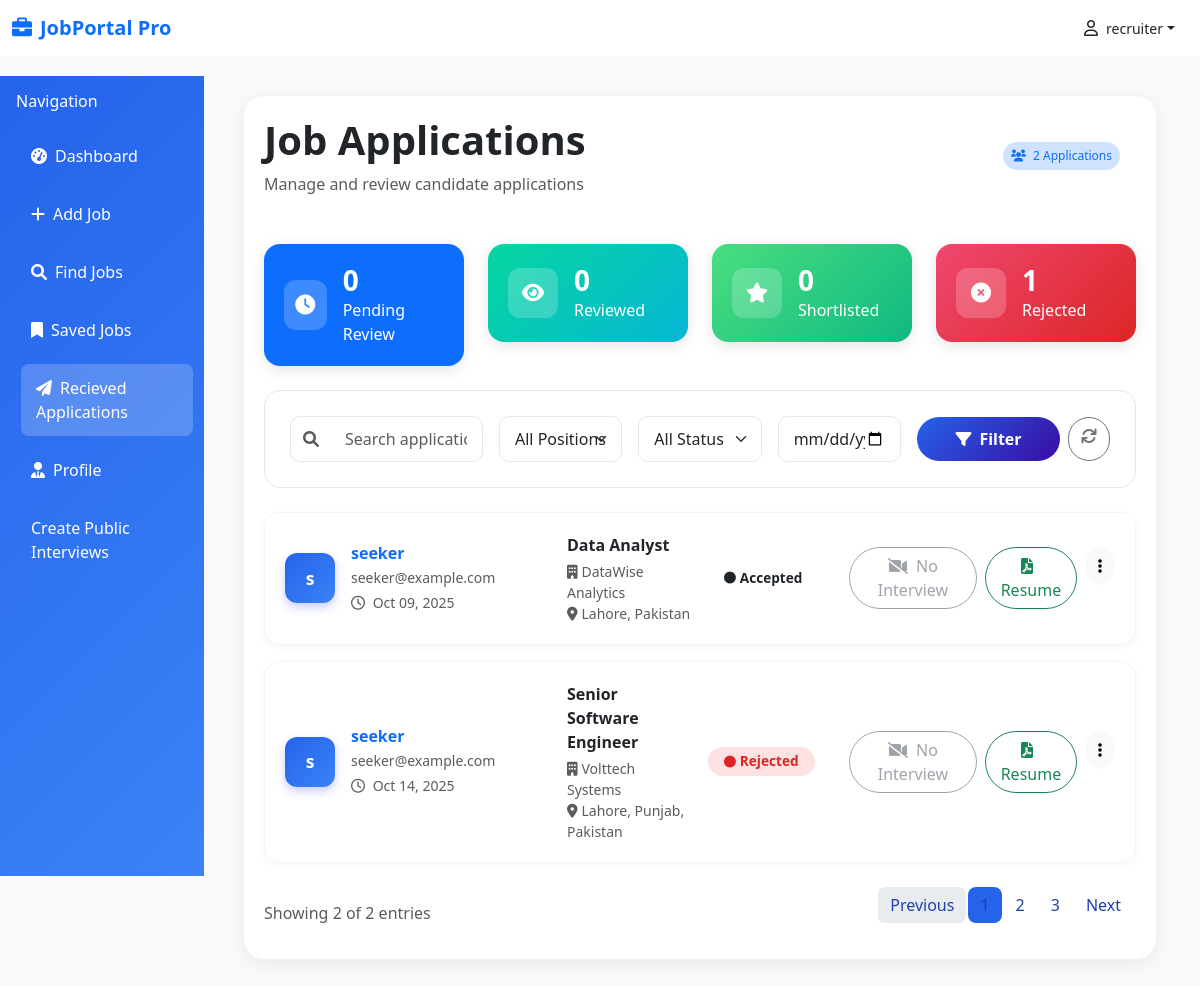
Page /get-applicant (signed in) on the earlier database version.
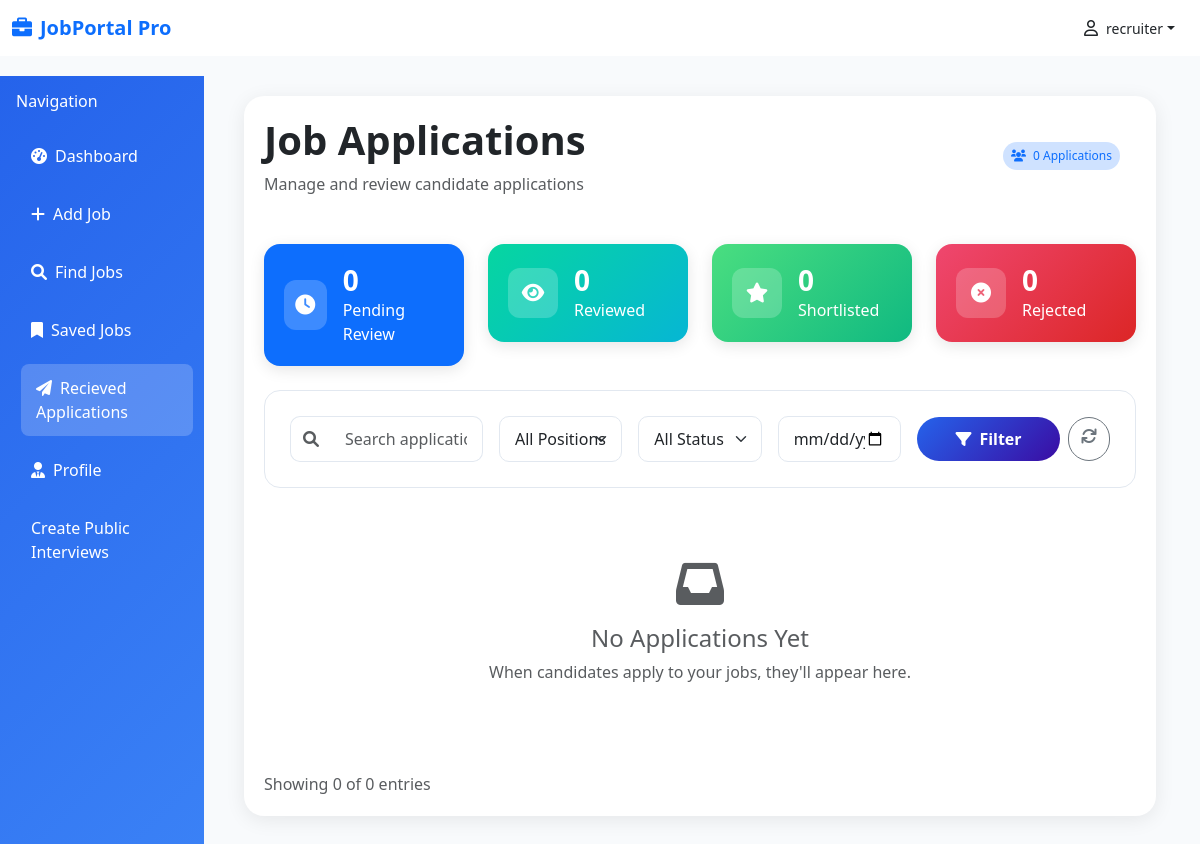
Same page on the later database version.
### database/models.py (models this page shows)
class Applicant(Base):
    __tablename__="applicants"
    id = Column(Integer(), primary_key=True)
    number = Column(String(256), nullable=False)
    email = Column(String(256), nullable=True)
    address = Column(String(256), nullable=False)
    applicant = Column(Integer(), ForeignKey('users.id'))
    applied_for = Column(Integer(), ForeignKey('job.id'))
    applied_time = Column(DateTime, default = datetime.utcnow)
    interview_time = Column(DateTime, nullable=True)
    resume = Column(String(256), nullable=False)
    status = Column(String(256), nullable=False, default="pending")
    user = relationship("User", backref=backref("applicants", cascade='all, delete-orphan'))
    job = relationship("Job", backref=backref("applicants", cascade='all, delete-orphan'))

class User(Base):
    __tablename__ = "users"
    id = Column(Integer(), primary_key=True)
    name = Column(String(256), nullable=False)
    email = Column(String(256), nullable=False)
    password = Column(String(256), nullable=False)
    is_recruiter = Column(Boolean, default=False)

class Job(Base):
    __tablename__ = "job"
    id = Column(Integer, primary_key=True, index=True)
    link = Column(String, nullable=True)
    logo = Column(String, nullable=True)
    title = Column(String, nullable=False)
    company = Column(String, nullable=True)
    location = Column(String, nullable=True)
    salary = Column(String, nullable=True)
    description = Column(Text, nullable=True)
    responsibilities = Column(Text, nullable=True)
    requirements = Column(Text, nullable=True)
    skills = Column(JSON, nullable=True)
    seniority_level = Column(String, nullable=True)
    employment_type = Column(String, nullable=True)
    job_function = Column(String, nullable=True)
    industry = Column(String, nullable=True)
    posted_on = Column(String, nullable=True)
    source = Column(String, nullable=False)
    created_at = Column(DateTime, default=datetime.utcnow)
    user_id = Column(Integer(), ForeignKey('users.id'))
    user = relationship("User", backref=backref("job", cascade='all, delete-orphan'))

### apps/dashboard/dashboard.py (the view)
@dashboard_router.get("/get-applicant", response_model=List[ApplicantResponse])
async def get_applicants(
    request: Request,
    search: str = None,
    position: str = None,
    status: str = None,
    interview: str = None,
    date: str = None,
    db: Session = Depends(get_db),
    current_user = Depends(get_current_user)
):
    if current_user.is_recruiter:
        jobs = db.query(Job.id).filter_by(user_id=current_user.id).subquery()
        applicants = db.query(Applicant).filter(Applicant.applied_for.in_(jobs)).all()
        return templates.TemplateResponse("getapplicants.html", {
            "current_user": current_user,
            "request": request,
            "applicants": applicants,
            "search_query": search,
            "position_query": position,
            "status_query": status,
            "interview_query": interview,
            "date_query": date
        })

### templates/getapplicants.html (shortened to what the changed rows need)
{% extends 'base.html' %}
{% block csslink %}
<link rel="stylesheet" href="{{ url_for('static', path='css/getapplicants.css') }}">
{% endblock %}
{% block content %}
<div class="col-md-9 col-lg-10">
    <div class="container-fluid">
        <div class="main-content">
            <div class="d-flex justify-content-between align-items-center mb-5">
                <div>
                    <h1 class="mb-2 fw-bold">Job Applications</h1>
                </div>
                <div class="d-flex align-items-center">
                    <div class="me-3">
                        <span class="badge bg-primary-subtle text-primary rounded-pill p-2">
                            <i class="fas fa-users me-1"></i> {{ applicants|length }} Applications
                        </span>
                    </div>
                </div>
            </div>
            <div class="row mb-4">
                {% set status_counts = {} %}
                {% for applicant in applicants %}
                {% if applicant.status not in status_counts %}
                {% set _ = status_counts.update({applicant.status: 1}) %}
                {% else %}
                {% set _ = status_counts.update({applicant.status: status_counts[applicant.status] + 1}) %}
                {% endif %}
                {% endfor %}
                <div class="col-md-3">
                    <div class="stats-card bg-danger rounded-4">
                        <div class="d-flex align-items-center">
                            <div>
                                <h3 class="mb-0 fw-bold">{{ status_counts.get('rejected', 0) }}</h3>
                                <p class="mb-0">Rejected</p>
                            </div>
                        </div>
                    </div>
                </div>
            </div>
                            {% set unique_jobs = [] %}
            <div class="applications-list">
                {% set filtered_applicants = applicants %}
                {% if search_query %}
                {% set search_term = search_query.lower() %}
                {% set temp_filtered = [] %}
                {% for applicant in filtered_applicants %}
                {% if applicant.user and applicant.user.name and applicant.user.name.lower().find(search_term) != -1 %}
                {% set _ = temp_filtered.append(applicant) %}
                {% elif applicant.user and applicant.user.email and applicant.user.email.lower().find(search_term) != -1
                %}
                {% set _ = temp_filtered.append(applicant) %}
                {% elif applicant.number and applicant.number.find(search_query) != -1 %}
                {% set _ = temp_filtered.append(applicant) %}
                {% elif applicant.job and applicant.job.title and applicant.job.title.lower().find(search_term) != -1 %}
                {% set _ = temp_filtered.append(applicant) %}
                {% elif applicant.job and applicant.job.company and applicant.job.company.lower().find(search_term) !=
                -1 %}
                {% set _ = temp_filtered.append(applicant) %}
                {% endif %}
                {% endfor %}
                {% set filtered_applicants = temp_filtered %}
                {% endif %}
                {% if position_query %}
                {% set temp_filtered = [] %}
                {% for applicant in filtered_applicants %}
                {% if applicant.job and applicant.job.title == position_query %}
                {% set _ = temp_filtered.append(applicant) %}
                {% endif %}
                {% endfor %}
                {% set filtered_applicants = temp_filtered %}
                {% endif %}
                {% if status_query %}
                {% set temp_filtered = [] %}
                {% for applicant in filtered_applicants %}
                {% if applicant.status == status_query %}
                {% set _ = temp_filtered.append(applicant) %}
                {% endif %}
                {% endfor %}
                {% set filtered_applicants = temp_filtered %}
                {% endif %}
                {% if interview_query %}
                {% set temp_filtered = [] %}
                {% for applicant in filtered_applicants %}
                {% if interview_query == 'has_interview' and applicant.interview %}
                {% set _ = temp_filtered.append(applicant) %}
                {% elif interview_query == 'no_interview' and not applicant.interview %}
                {% set _ = temp_filtered.append(applicant) %}
                {% elif interview_query == 'passed' and applicant.interview and applicant.interview.status == 'pass' %}
                {% set _ = temp_filtered.append(applicant) %}
                {% elif interview_query == 'failed' and applicant.interview and applicant.interview.status == 'fail' %}
                {% set _ = temp_filtered.append(applicant) %}
                {% endif %}
                {% endfor %}
                {% set filtered_applicants = temp_filtered %}
                {% endif %}
                {% for applicant in filtered_applicants %}
                <div class="application-card rounded-4 mb-3">
                    <div class="row g-3 align-items-center">
                        <div class="col-lg-4">
                            <a href="{{url_for('applicant_detail', applicant_id=applicant.id)}}"
                                class="text-decoration-none d-flex align-items-center">
                                <div class="applicant-avatar me-3">
                                    {% if applicant.user and applicant.user.name %}
                                    {{ applicant.user.name.split() | map('first') | join }}
                                    {% else %}
                                    {{ applicant.email[0] | upper if applicant.email else 'U' }}
                                    {% endif %}
                                </div>
                                <div>
                                    <h6 class="mb-1 fw-semibold">
                                        {% if applicant.user and applicant.user.name %}
                                        {{ applicant.user.name }}
                                        {% else %}
                                        {{ applicant.email if applicant.email else 'Unknown User' }}
                                        {% endif %}
                                    </h6>
                                    <p class="text-muted mb-1 small">{{ applicant.user.email if applicant.user and
                                        applicant.user.email else applicant.email }}</p>
                                    <div class="d-flex align-items-center gap-2">
                                        <small class="text-muted">
                                            <i class="far fa-clock me-1"></i>
                                            {{ applicant.applied_time.strftime("%b %d, %Y") }}
                                        </small>
                                    </div>
                                </div>
                            </a>
                        </div>
                        <div class="col-lg-2">
                            <div class="d-flex flex-column">
                                <strong class="mb-1">{{ applicant.job.title if applicant.job else 'No Job' }}</strong>
                                {% if applicant.job %}
                                <small class="text-muted">
                                    <i class="fas fa-building me-1"></i>{{ applicant.job.company if
                                    applicant.job.company else 'N/A' }}
                                </small>
                                <small class="text-muted">
                                    <i class="fas fa-map-marker-alt me-1"></i>{{ applicant.job.location if
                                    applicant.job.location else 'Remote' }}
                                </small>
                                {% endif %}
                            </div>
                        </div>
                        <div class="col-lg-2">
                            <span class="status-badge status-{{ applicant.status }} rounded-pill px-3 py-1">
                                <i class="fas fa-circle me-1 small"></i>{{ applicant.status|title }}
                            </span>
                        </div>
                        <div class="col-lg-4">
                            <div class="d-flex gap-2 justify-content-end">
                                {% if applicant.interview %}
                                <a href="{{url_for('get_applicant_interview_results', applicant_id=applicant.id)}}"
                                    class="btn btn-outline-primary rounded-pill">
                                    <i class="fas fa-clipboard-check me-2"></i>View Interview
                                </a>
                                {% else %}
                                <button class="btn btn-outline-secondary rounded-pill" disabled>
                                    <i class="fas fa-video-slash me-2"></i>No Interview
                                </button>
                                {% endif %}
                                {% if applicant.resume %}
                                <a href="{{ applicant.resume }}" target="_blank"
                                    class="btn btn-outline-success rounded-pill">
                                    <i class="fas fa-file-pdf me-2"></i>Resume
                                </a>
                                {% else %}
                                <button class="btn btn-outline-secondary rounded-pill" disabled>
                                    <i class="fas fa-file-pdf me-2"></i>No Resume
                                </button>
                                {% endif %}
                                <div class="dropdown">
                                    <button class="btn btn-light rounded-circle" type="button"
                                        data-bs-toggle="dropdown">
                                        <i class="fas fa-ellipsis-v"></i>
                                    </button>
                                </div>
                            </div>
                        </div>
                    </div>
                </div>
                {% else %}
                <div class="text-center py-5">
                    <i class="fas fa-inbox fa-3x text-muted mb-3"></i>
                    <h4 class="text-muted">
                        {% if search_query or position_query or status_query or interview_query %}
                        No applications match your filters
                        {% else %}
                        No Applications Yet
                        {% endif %}
                    </h4>
                    <p class="text-muted">
                        {% if search_query or position_query or status_query or interview_query %}
                        Try adjusting your search criteria
                        {% else %}
                        When candidates apply to your jobs, they'll appear here.
                        {% endif %}
                    </p>
                </div>
                {% endfor %}
            </div>
            <div class="d-flex justify-content-between align-items-center mt-4">
                <div class="text-muted">
                    Showing {{ filtered_applicants|length }} of {{ applicants|length }} entries
                </div>
                {% if filtered_applicants %}
                <nav aria-label="Page navigation">
                    <ul class="pagination">
                        <li class="page-item disabled">
                            <a class="page-link" href="#" tabindex="-1" aria-disabled="true">Previous</a>
                        </li>
                        <li class="page-item active"><a class="page-link" href="#">1</a></li>
                        <li class="page-item"><a class="page-link" href="#">2</a></li>
                        <li class="page-item"><a class="page-link" href="#">3</a></li>
                        <li class="page-item">
                            <a class="page-link" href="#">Next</a>
                        </li>
                    </ul>
                </nav>
                {% endif %}
            </div>
        </div>
    </div>
</div>
{% endblock %}

Differences in the rows shown:
removed Applicant: user.name.split|map "s", user.name "seeker", user "seeker@example.com", applied_time "Oct 09, 2025", job "Data Analyst", job "DataWise Analytics", job "Lahore, Pakistan", status "Accepted"
removed Applicant: user.name.split|map "s", user.name "seeker", user "seeker@example.com", applied_time "Oct 14, 2025", job "Senior Software Engineer", job "Volttech Systems", job "Lahore, Punjab, Pakistan", status "Rejected"
Other differences:
{{ applicants|length }}: "2" → "0"
{{ status_counts.get('rejected', 0) }}: "1" → "0"
{{ filtered_applicants|length }}: "2" → "0"
text no longer shown: "Previous 1 2 3 Next"
text now shown: "No Applications Yet When candidates apply to your jobs, they'll appear here."
